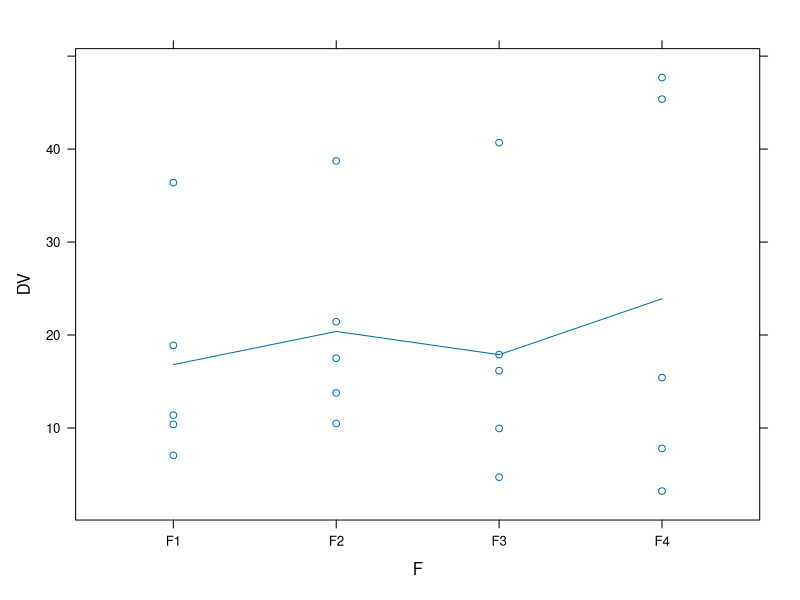
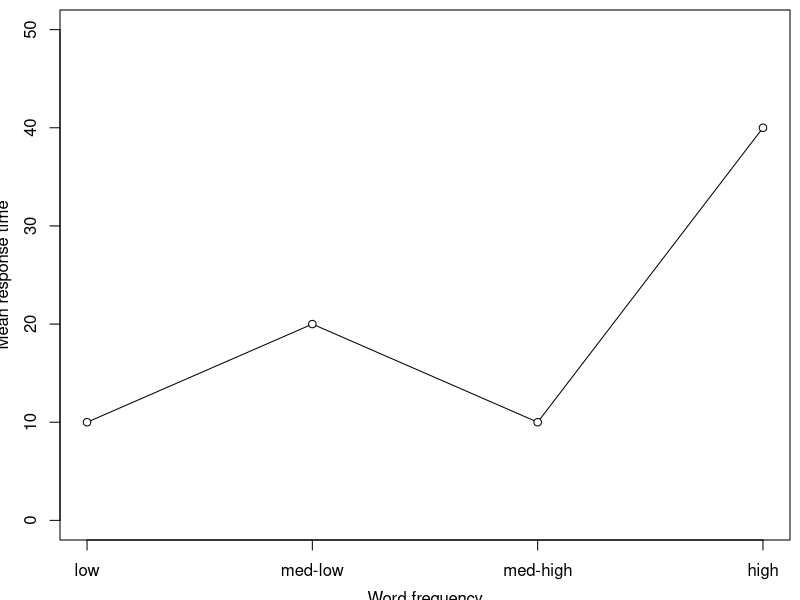

Generate these figures, in order, with R:

design <- data.frame(F = factor(c("F1", "F2", "F3", "F4")),
                     mu = c(10, 20, 10, 40))

pdf("slides/figures/contrasts_ex4level.pdf", width = 3.375, height = 3.375, pointsize = 10)
par(mai = c(.6, .6, .1, .1), mgp = c(2.4, 1, 0))
plot(mu ~ as.numeric(F), data = design,
     type = "o", pch = 21, bg = "white", ylim = c(0, 50),
     axes = FALSE,
     xlab = "Word frequency",
     ylab = "Mean response time")
axis(1, at = 1:4, labels = c("low", "med-low", "med-high", "high"))
axis(2)
box()
dev.off()

# TODO: Reverse order of labeling! high frequency words should be faster, right?

design <- data.frame(
  F = factor(c("F1", "F2", "F3", "F4")),
  mu = c(10, 20, 10, 40))
contrasts(design$F)

lm(mu ~ F, design) |> coef() |> zapsmall()

# Custom contrasts
means <- c(10, 10, 20, 30)
c1 <- (means - mean(means)) / 2.5

contrasts(design$F) <- matrix(c1, nrow = 4)
print(xtable::xtable(model.matrix( ~ F, design), digits = 2), include.rownames = FALSE)
print(xtable::xtable(model.matrix( ~ F, design) |> MASS::ginv(),
                     digits = 3), include.rownames = FALSE)


c2 <- c(1, 1, 2, 3)
c3 <- c2 - mean(c2)
contrasts(design$F) <- matrix(c3, nrow = 4)
print(xtable::xtable(model.matrix( ~ F, design), digits = 2), include.rownames = FALSE)
print(xtable::xtable(model.matrix( ~ F, design) |> MASS::ginv(),
                     digits = 3), include.rownames = FALSE)


lm(means ~ F, design) |> coef() |> zapsmall()

design$Fcust <- model.matrix( ~ F, design)[, 2]

lm(means ~ Fcust, design) |> coef() |> zapsmall()




# Treatment contrasts
print(xtable::xtable(model.matrix( ~ F, design), digits = 0), include.rownames = FALSE)
print(xtable::xtable(model.matrix( ~ F, design) |> MASS::ginv() |> zapsmall(),
                     digits = 0), include.rownames = FALSE)

# Sum contrasts
contrasts(design$F) <- "contr.sum"
print(xtable::xtable(model.matrix( ~ F, design), digits = 0), include.rownames = FALSE)
print(xtable::xtable(model.matrix( ~ F, design) |> MASS::ginv() |> zapsmall(),
                     digits = 2), include.rownames = FALSE)

# Helmert contrasts
contrasts(design$F) <- "contr.helmert"
print(xtable::xtable(model.matrix( ~ F, design), digits = 2), include.rownames = FALSE)
print(xtable::xtable(model.matrix( ~ F, design) |> MASS::ginv() |> zapsmall(),
                     digits = 3), include.rownames = FALSE)

# Sequential difference contrasts
contrasts(design$F) <- MASS::contr.sdif(4)
print(xtable::xtable(model.matrix( ~ F, design), digits = 2), include.rownames = FALSE)
print(xtable::xtable(model.matrix( ~ F, design) |> MASS::ginv() |> zapsmall(),
                     digits = 0), include.rownames = FALSE)



#' # Simulate data

set.seed(1700)

n <- 20

dat <- data.frame(id = 1:n,
                   F = factor(rep(c("F1", "F2", "F3", "F4"), each = n / 4)),
                  DV = rnorm(n, mean = c(10, 20, 10, 40), sd = 5)) 

datm <- aggregate(DV ~ F, dat, mean)
aggregate(DV ~ F, dat, sd)

lattice::xyplot(DV ~ F, dat, type = c("a", "p"))

#' ## Treatment contrasts

contrasts(dat$F)

lm1 <- lm(DV ~ F, dat)
coef(lm1)
summary(lm1)

#' ## Sum contrasts

contrasts(dat$F) <- "contr.sum"

lm2 <- lm(DV ~ F, dat)
coef(lm2)
summary(lm2)

mean(datm$DV)

#' ## Helmert contrasts

contrasts(dat$F) <- "contr.helmert"

lm3 <- lm(DV ~ F, dat)
coef(lm3)
summary(lm3)

#' ## Sequential difference contrasts

contrasts(dat$F) <- MASS::contr.sdif(4)

lm4 <- lm(DV ~ F, dat)
coef(lm4)
summary(lm4)

diff(datm$DV)

# But maybe rather test this against the hypothesis that all factor levels
# differ in the same way

lm4b <- lm(DV ~ as.numeric(F), dat)
coef(lm4b)
summary(lm4b)

anova(lm4b, lm4)


#' ## Custom contrasts

means <- c(10, 10, 20, 30)
c1 <- (means - mean(means)) / 2.5

contrasts(dat$F) <- matrix(c1, nrow = 4)

lm5 <- lm(DV ~ F, dat)
coef(lm5)
summary(lm5)

Fcust <- model.matrix( ~ F, dat)[, 2]

lm5b <- lm(DV ~ Fcust, dat)
coef(lm5b)
summary(lm5b)


